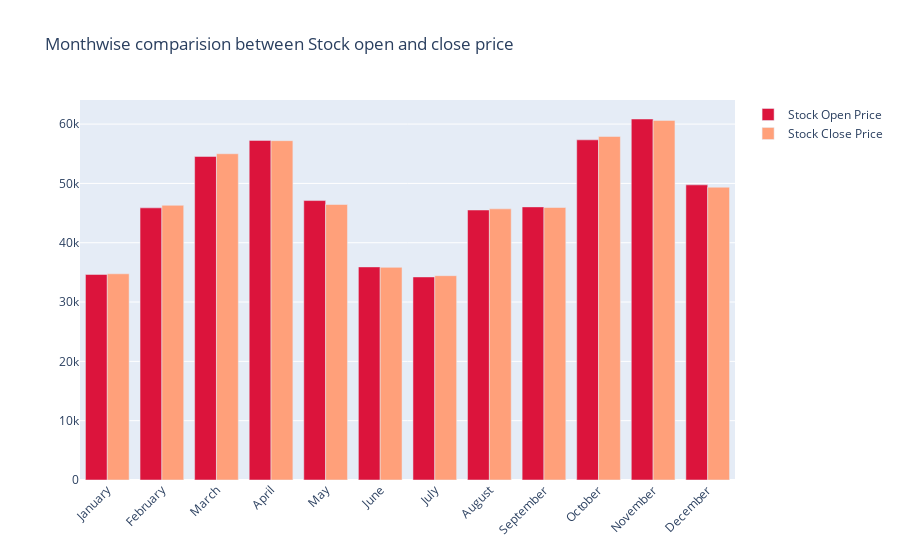

Notebook code for this chart:
### Code cell
fig = go.Figure()

fig.add_trace(go.Bar(
    x=monthvise.index,
    y=monthvise['Open'],
    name='Stock Open Price',
    marker_color='crimson'
))
fig.add_trace(go.Bar(
    x=monthvise.index,
    y=monthvise['Close'],
    name='Stock Close Price',
    marker_color='lightsalmon'
))

fig.update_layout(barmode='group', xaxis_tickangle=-45, 
                  title='Monthwise comparision between Stock open and close price')
fig.show()

### Figure 1 — Plotly figure (JSON) as saved in the notebook; plotly's stock layout.template omitted (floating-point values rounded to 4 significant figures)
{"data": [{"marker": {"color": "crimson"}, "name": "Stock Open Price", "type": "bar", "x": ["January", "February", "March", "April", "May", "June", "July", "August", "September", "October", "November", "December"], "y": [34650.0, 45870.0, 54540.0, 57250.0, 47110.0, 35920.0, 34230.0, 45520.0, 46040.0, 57340.0, 60860.0, 49750.0]}, {"marker": {"color": "lightsalmon"}, "name": "Stock Close Price", "type": "bar", "x": ["January", "February", "March", "April", "May", "June", "July", "August", "September", "October", "November", "December"], "y": [34760.0, 46310.0, 55000.0, 57210.0, 46440.0, 35850.0, 34440.0, 45710.0, 45940.0, 57910.0, 60620.0, 49360.0]}], "layout": {"autosize": true, "barmode": "group", "title": {"text": "Monthwise comparision between Stock open and close price"}, "xaxis": {"autorange": true, "range": [-0.5, 11.5], "tickangle": -45, "type": "category"}, "yaxis": {"autorange": true, "range": [0, 64060.0], "type": "linear"}}}
